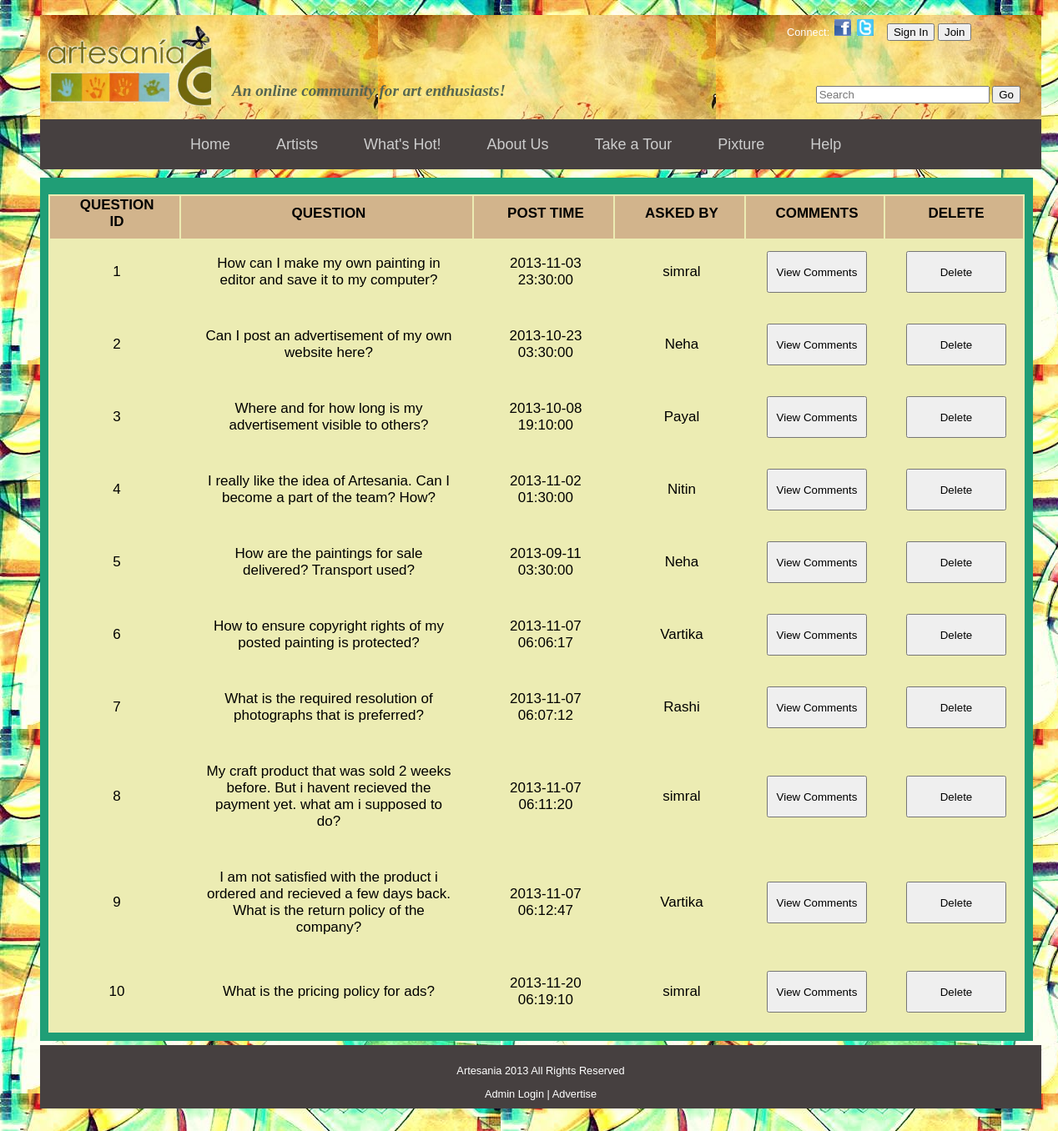
Screenshot of /project/admin_queries.php with the database file from the repository.
### tables this page shows
CREATE TABLE IF NOT EXISTS `topics` (
  `topic_id` int(11) NOT NULL AUTO_INCREMENT,
  `topic_subject` varchar(255) DEFAULT NULL,
  `topic_time` timestamp NULL DEFAULT CURRENT_TIMESTAMP,
  `topic_cat` int(11) DEFAULT NULL,
  `username` varchar(20) DEFAULT NULL,
  `upvotes` int(11) NOT NULL DEFAULT '0',
  PRIMARY KEY (`topic_id`),
  KEY `topic_cat` (`topic_cat`)
);

### project/admin_queries.php (the view, shortened to what this page needs)
<?php
echo '<link rel= "stylesheet" href="css/sign_in.css">';
echo '<link rel= "stylesheet" href="css/admin_profile.css">';
echo '<link rel= "stylesheet" href="css/forum.css">';
echo '<link rel= "stylesheet" href="css/admin_forum.css">';
echo "</head>";
include "header2.php";
?>
	<div id="content">
		<div id="query">
					<table id="topic_table">
						<tr id="aa">
							<td>QUESTION ID</td>
							<td>QUESTION</td>
							<td>POST TIME</td>
							<td>ASKED BY</td>
							<td>COMMENTS</td>
							<td>DELETE</td>
						</tr>
						<?php
							$con=mysqli_connect("localhost","root","","artesania");
							$query="select * from topics";
							$result=mysqli_query($con,$query);
							if((mysqli_num_rows($result))>=1){
								while($row=mysqli_fetch_array($result)){
										echo "<tr>";
										echo "<td><p>".$row['topic_id']."</p></td>";
										echo "<td><p>".$row['topic_subject']."</p></td>";
										echo "<td><p>".$row['topic_time']."</p></td>";
										echo "<td><p>".$row['username']."</p></td>";
										echo "<td><button value= 'view_comments' type='button' name='view_comments' onclick="."location.href='view_comments.php?topic_id=".$row['topic_id']."';".">View Comments</button></td>";
										echo "<td><button value= 'delete_question' type='button' name='delete_question' onclick="."location.href='delete_questionProcess.php?topic_id=".$row['topic_id']."';".">Delete</button></td>";
										echo "</tr>";
								}
							}
							else
								die("Some Problem occured in retrieving images from the database");
						?>
					</table>
		</div>
	</div>
<?php
include "footer.php";
?>
</div>
</body>
</html>

### project/header2.php (shortened to what this page needs)
<body>
<div id = "container">
			<div id="header">
				<div id="logo">
						<img src="images/LOGO.png" alt="Artesania" ></img>
						<div class="para">An online community for art enthusiasts!</div>
				</div>
				<div id="social">
					Connect:
					<a href="https://facebook.com" class="facebook"><img src="images/fb_logo.jpg" alt="Facebook" ></img></a>
					<a href="https://twitter.com" class="twitter"><img src="images/twitter_logo.jpg" alt="Twitter"></img></a>
					<?php
					if(!isset($_SESSION['username'])) {
						?>
							<div class="primary">
								<button value= "SignIn" type="button" name="Signin" onclick="location.href='sign_in.php'">Sign In</button>
								<button value="Register" type="button" name="Join" onclick="location.href='sign_up.php'">Join</button>
							</div>
						<?php
					}
					?>
				</div>
				<form action="search.php" id="left_pad" method="post">
					<input class="input" placeholder="Search" type="text" id="search" name="search"></input>
					<button type="submit" class="button">Go</button>
				</form>
			</div>
			<div id = "menu">
				<ul >
					<li>
						<a href="home.php">Home</a>
					</li>
					 <li>
						<a href="artists.php">Artists</a>
					</li>
					<li>
						<a href="whats_hot.php">What's Hot!</a>
					</li>
					<li>
						<a href="about_us.php">About Us</a>
					</li>
					<li>
						<a href="tour.php">Take a Tour</a>
					</li>
					<li>
						<a href="pixture.php">Pixture</a>
					</li>
					<li>
						<a href="forum.php">Help</a>
					</li>
				</ul>
			</div>

### project/footer.php
<div id="footer">
				<p>Artesania 2013 All Rights Reserved</p>
				<a href="admin_login.php">Admin Login |</a>
				<a href="advertise.php"> Advertise</a>
			</div>

### project/css/primary.css (style rules this page uses)
body { font: 0.8em Arial, sans-serif; background-image:url('http://localhost/xampp/project/images/background.jpg'); background-attachment:fixed; position:absolute; padding-left:30px; height: 100%; width: 100%; }
h1, ul { margin:0; padding:0; }
#container { margin:0 auto; width: 1200px; height:100%; padding: 10px; margin: 0 auto; position:absolute; }
#header { height: 120px; margin:0 auto; margin-bottom: 0px; background-image:url('http://localhost/xampp/project/images/head2.jpg'); padding: 5px 5px 0px 0px; }
#logo { display:inline; width:500px; height: 110px; padding:5px 2px; }
#logo img, .para { text-decoration: none; width:200px; height:100px; float: left; padding: 5px 5px; }
.para { color: rgb(86, 102, 81); font-style:italic; font-family: TimesNewRoman, "Times New Roman", Times, Baskerville, Georgia, serif; font-size: 1.5em; font-weight:bold; height:20px; width:400px; padding:75px 5px 1px 20px ; }
#social { color:white; display:inline; width:300px; height:30px; margin-top:5px; float:right; margin:0px; padding:0px 0px 0px 200px; }
#social a, #social form,#social form button { display:inline; padding:2px; margin:0px; }
.input { width:200px; }
.primary { padding-left:10px; padding-left:10px; display:inline; background-color:#ffccoo; width:300px; height:100px; }
#menu { display:inline; }
#menu ul { padding:0px 0px 0px 150px; list-style:none; height: 60px; margin-bottom:10px; background:#464040; }
#menu ul li { float: left; margin-left:20px; margin-right:15px; }
#menu ul li a { display: block; background: #464040; color: #ccc; text-decoration: none; padding: 0 10px; line-height: 60px; font-family:arial; font-size:18px; }
#left_pad { float:right; padding-top:50px; margin-right:20px; }
#content { float:left; width:980px; padding:10px; }
a { text-decoration:none; color:black; }
#content { background: rgba(247, 236, 236, 0.88); text-align:justify; }
#content, #side { min-height:550px; }
#social a img { width: 20px; height: 20px; }
#footer { background: #464040; color: #fff; padding: 10px; margin:auto; text-align:center; }
#footer a { text-decoration:none; color:white; }

### project/css/forum.css (style rules this page uses)
#content { width: 1170px; margin-left:10px; background:rgb(32, 158, 118); min-height:400px; }
a { text-decoration:none; color:black; }
table tr td { font-size:17px; padding-right:20px; padding-left:25px; padding-bottom:10px; font-family:"Trebuchet MS",Helvetica,sans-serif; }

### project/css/admin_forum.css (style rules this page uses)
#content { margin-top:0px; margin-bottom:5px; margin-left:0px; }
#topic_table { background:#ECECB3; width:inherit; }
#topic_table td { min-width:110px; text-align:center; }
#aa { padding-left:0px; font-weight:bold; background:tan; }
#topic_table tr td button { width:120px; height:50px; }
#query { margin-top:10px; }

### rows the page displays
topics: topic_id "1", topic_subject "How can I make my own painting in editor and save it to my computer?", topic_time "2013-11-03 23:30:00", username "simral"
topics: topic_id "2", topic_subject "Can I post an advertisement of my own website here?", topic_time "2013-10-23 03:30:00", username "Neha"
topics: topic_id "3", topic_subject "Where and for how long is my advertisement visible to others?", topic_time "2013-10-08 19:10:00", username "Payal"
topics: topic_id "4", topic_subject "I really like the idea of Artesania. Can I become a part of the team? How?", topic_time "2013-11-02 01:30:00", username "Nitin"
topics: topic_id "5", topic_subject "How are the paintings for sale delivered? Transport used?", topic_time "2013-09-11 03:30:00", username "Neha"
topics: topic_id "6", topic_subject "How to ensure copyright rights of my posted painting is protected?", topic_time "2013-11-07 06:06:17", username "Vartika"
topics: topic_id "7", topic_subject "What is the required resolution of photographs that is preferred?", topic_time "2013-11-07 06:07:12", username "Rashi"
topics: topic_id "8", topic_subject "My craft product that was sold 2 weeks before. But i havent recieved the payment yet. what am i supposed to do?", topic_time "2013-11-07 06:11:20", username "simral"
topics: topic_id "9", topic_subject "I am not satisfied with the product i ordered and recieved a few days back. What is the return policy of the company?", topic_time "2013-11-07 06:12:47", username "Vartika"
topics: topic_id "10", topic_subject "What is the pricing policy for ads?", topic_time "2013-11-20 06:19:10", username "simral"
